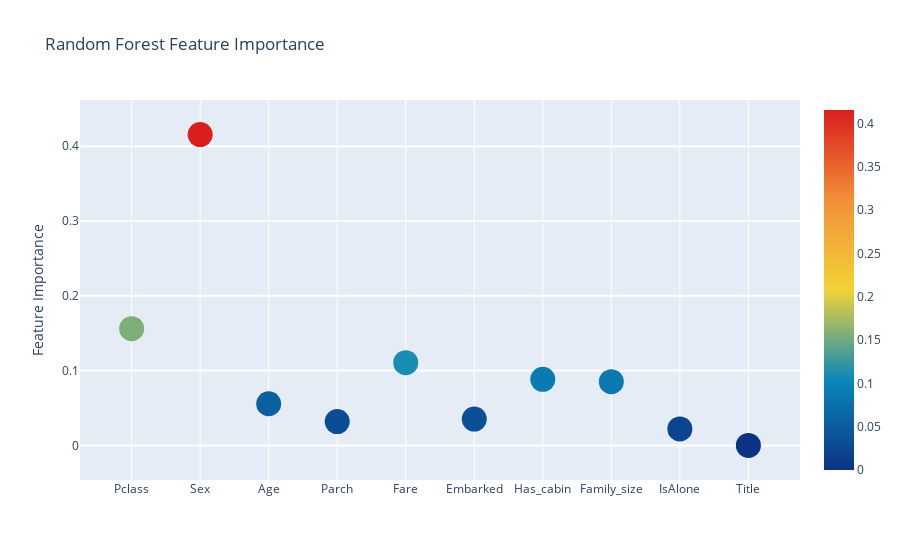

Source (notebook cell):
### Code cell
#TODO: this plotly graph is not working
trace = go.Scatter(
    y = feature_df['Random Forest feature importances'].values,
    x = feature_df['features'].values,
    mode='markers',
    marker=dict(
        sizemode = 'diameter',
        sizeref = 1,
        size = 25,
#       size= feature_df['AdaBoost feature importances'].values,
        #color = np.random.randn(500), #set color equal to a variable
        color = feature_df['Random Forest feature importances'].values,
        colorscale='Portland',
        showscale=True
    ),
    text = feature_df['features'].values
)
data = [trace]

layout= go.Layout(
    autosize= True,
    title= 'Random Forest Feature Importance',
    hovermode= 'closest',
#     xaxis= dict(
#         title= 'Pop',
#         ticklen= 5,
#         zeroline= False,
#         gridwidth= 2,
#     ),
    yaxis=dict(
        title= 'Feature Importance',
        ticklen= 5,
        gridwidth= 2
    ),
    showlegend= False
)
fig = go.Figure(data=data, layout=layout)
py.iplot(fig,filename='scatter2010')

### Figure 1 — Plotly figure (JSON) as saved in the notebook; plotly's stock layout.template omitted (floating-point values rounded to 4 significant figures)
{"data": [{"text": ["Pclass", "Sex", "Age", "Parch", "Fare", "Embarked", "Has_cabin", "Family_size", "IsAlone", "Title"], "y": [0.156, 0.4154, 0.05568, 0.03181, 0.1105, 0.03517, 0.08831, 0.08512, 0.02195, 0], "mode": "markers", "marker": {"sizeref": 1, "colorscale": [[0, "rgb(12,51,131)"], [0.25, "rgb(10,136,186)"], [0.5, "rgb(242,211,56)"], [0.75, "rgb(242,143,56)"], [1, "rgb(217,30,30)"]], "color": [0.156, 0.4154, 0.05568, 0.03181, 0.1105, 0.03517, 0.08831, 0.08512, 0.02195, 0], "sizemode": "diameter", "showscale": true, "size": 25}, "x": ["Pclass", "Sex", "Age", "Parch", "Fare", "Embarked", "Has_cabin", "Family_size", "IsAlone", "Title"], "type": "scatter"}], "layout": {"autosize": true, "title": {"text": "Random Forest Feature Importance"}, "yaxis": {"ticklen": 5, "gridwidth": 2, "title": {"text": "Feature Importance"}}, "showlegend": false, "hovermode": "closest"}}
